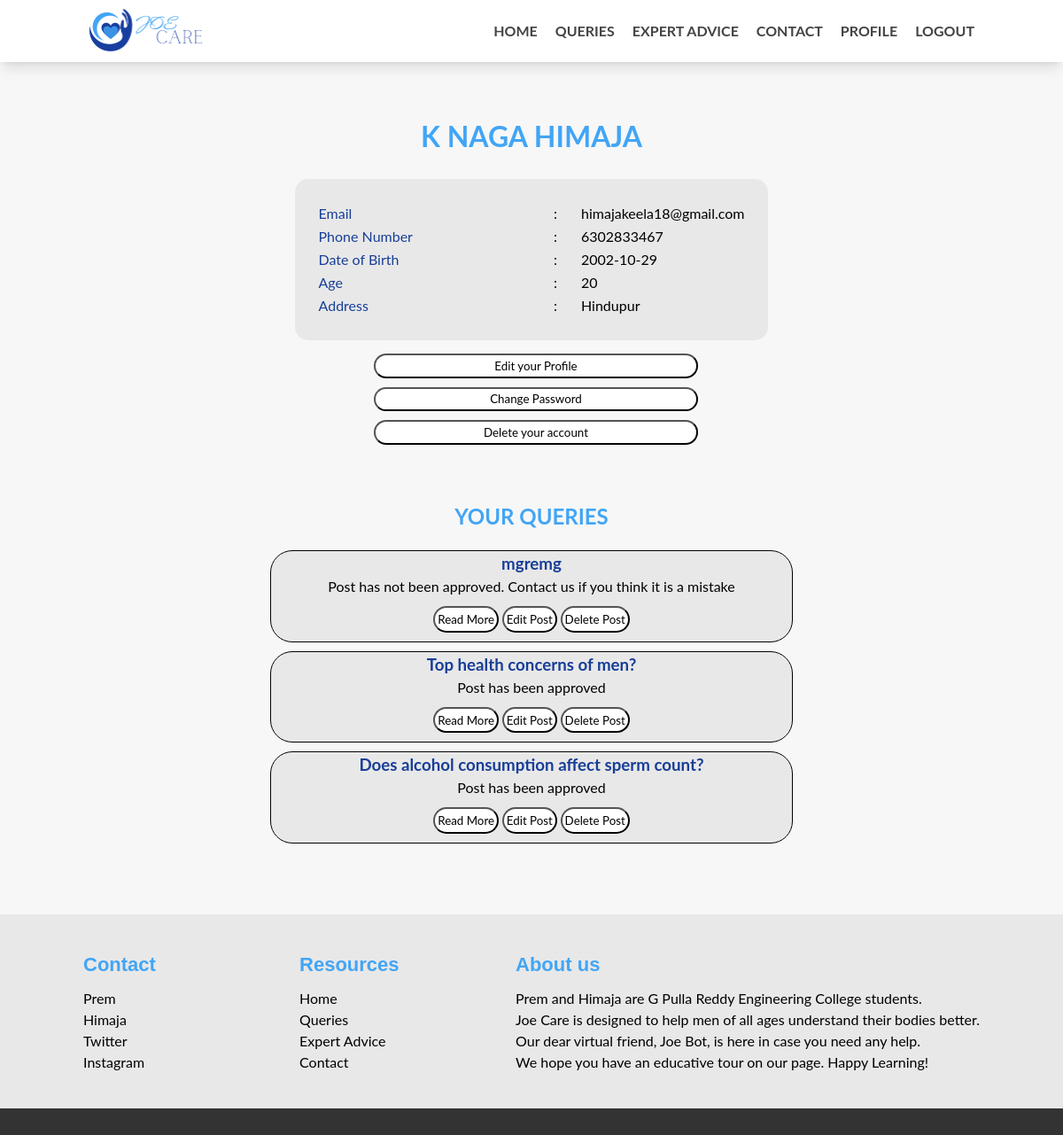
/profile (signed in), run on an earlier commit of the app's database.
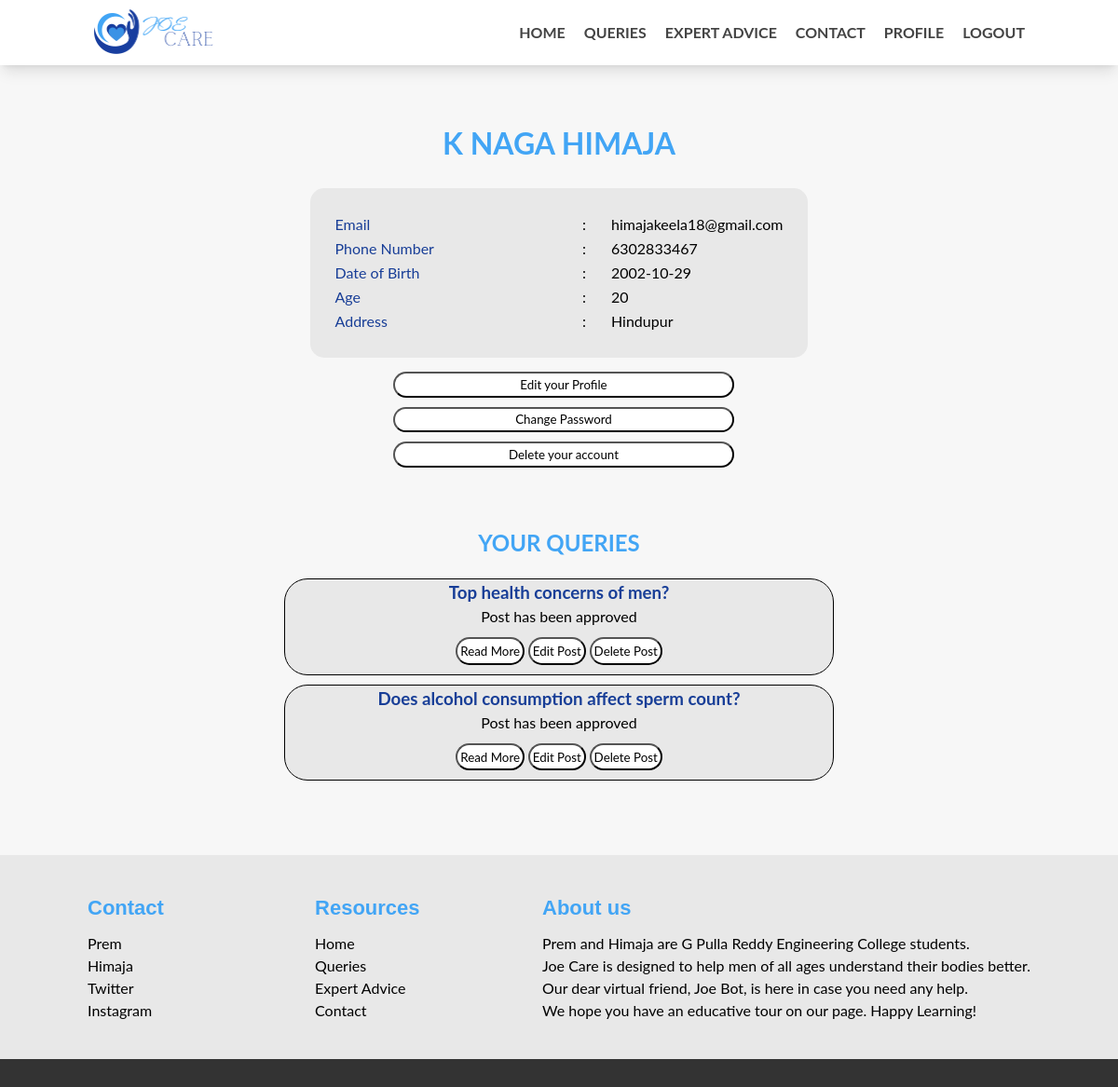
And on a later commit of the database.
### tables this page shows
CREATE TABLE "ApprovePosts" (
	"id"	INTEGER NOT NULL UNIQUE,
	"userId"	INTEGER NOT NULL,
	"title"	TEXT NOT NULL,
	"desc"	TEXT NOT NULL,
	"anonymous"	TEXT NOT NULL,
	"name"	TEXT NOT NULL,
	"email"	TEXT NOT NULL,
	"age"	TEXT NOT NULL,
	"mod"	TEXT NOT NULL,
	"app"	TEXT NOT NULL,
	"ageres"	TEXT NOT NULL,
	PRIMARY KEY("id" AUTOINCREMENT),
	FOREIGN KEY("userId") REFERENCES "Users"("id")
);

### app.py (the view)
@app.route("/profile")
@login_required
def profile():
    posts = Query.get_posts_profile(curr_user.id)
    posted = False
    if len(posts) > 0:
        posted = True
    return render_template("profile.html", name = curr_user.name, dob = curr_user.dob, age = curr_user.age,
       add = curr_user.add, phno = curr_user.phno, email = curr_user.email, logged = curr_user.get_user(),
       posts = posts, posted = posted)

### Query.py (called while the page is built)
    def get_posts_profile(userid):
        con = sqlite3.connect("joecare.db")
        c = con.cursor()
        try:
            sql_select_query = "select * from approvePosts where userid = ? order by id desc;"
            c.execute(sql_select_query, (userid,))
            record = c.fetchall()
        finally:
            con.commit()
            c.close()
            con.close()
        return record

### app.py (called while the page is built)
@login_manager.user_loader
def load_user(userid):
    return LoginUser(userid)

@app.before_request
def before_request():
    session.permanent = True
    app.permanent_session_lifetime = timedelta(minutes=20)
    session.modified = True
    g.user = current_user

    def get_user(self):
        return self.login

### templates/profile.html (shortened to what this page needs)
	<!doctype html>
<html>
<head>
	<link rel="stylesheet" href="{{url_for('static', filename = 'stylesheets/nav.css') }}" media="screen">
	<link rel="stylesheet" href="{{url_for('static', filename = 'stylesheets/footer.css') }}" media="screen">
	<link rel="stylesheet" href="{{url_for('static', filename = 'stylesheets/form.css') }}" media="screen">
</head>
<body>
	<header>
			<div class="wrapper">
				<div class="logo">
					<a href="/"><img src="{{url_for('static', filename = 'images/logo.png') }}" alt="Joe Care"></a>
				</div>
				<div class="navbar">
					<nav>
						<ul>
							<li><a href="/">Home</a></li>
							<li><a href="/query">Queries</a></li>
							<li><a href="/expert">Expert Advice</a></li>
							<li><a href="#foot">Contact</a></li>
							{% if logged == True %}
							<li><a href = "/profile">Profile</a></li>
							<li><a href = "/logout">Logout</a></li>
							{% else %}
							<li><a href = "/login">Login</a></li>
							{% endif %}
						</ul>
					</nav>
				</div>
			</div>
		</header>
		<div class="container">
		</div>
	<h1 style="text-align: center;color: #42a5f5;">{{name}}</h1>
	<br>
		<table style="margin-left: auto;
	  margin-right: auto; font-size: 1rem; background-color: #E8E8E8; border-radius: 15px; padding: 25px">
			<tr>
				<td style="text-align: left;color: #183e97; width: 50%">Email</td>
				<td style="text-align: center; padding: 0px 25px;">:</td>
				<td style="text-align: left;">{{email}}</td>
			  </tr>
			<tr>
				<td style="text-align: left;color: #183e97; width: 50%">Phone Number</td>
				<td style="text-align: center; padding: 0px 25px;">:</td>
				<td style="text-align: left;">{{phno}}</td>
			  </tr>
			  <tr>
				<td style="text-align: left; color:#183e97; width: 50%">Date of Birth</td>
				<td style="text-align: center; padding: 0px 25px;">:</td>
				<td style="text-align: left;">{{dob}}</td>
			  </tr>
			  <tr>
				<td style="text-align: left;color:#183e97; width: 50%">Age</td>
				<td style="text-align: center; padding: 0px 25px;">:</td>
				<td style="text-align: left;">{{age}}</td>
			  </tr>
			  <tr>
				<td style="text-align: left;color:#183e97; width: 50%">Address</td>
				<td style="text-align: center; padding: 0px 25px;">:</td>
				<td style="text-align: left;">{{add}}</td>
			  </tr>
		  </table>
		<div style="margin: 10px auto;">
		 <a href="/editprofile"><button style="padding: .5%; background-color: white; border-radius: 15px; width: 100%; margin: 5px;">Edit your Profile</button></a>
		 <a href="/changepassword"><button style="padding: .5%; background-color: white; border-radius: 15px; width: 100%; margin: 5px">Change Password</button></a>
		 <a href="/delacc"><button style="padding: .5%; background-color: white; border-radius: 15px; width: 100%; margin: 5px">Delete your account</button></a>
	</div>
	<br><br>
	{% if posted %}
	<h2 style="text-align: center; color: #42a5f5">YOUR QUERIES</h2>
	<div style="margin: 10px">
	{% for record in posts %}
	<div style="text-align: center; background-color: #E8E8E8; width: 50%; margin: 10px auto; border-radius:25px; border: 0.8px solid">
		<h3 style="color:#183e97">{{record[2]}}</h3>
		{% if record[8] == "True" %}
			<p>Query Under Consideration</p>
		{% else %}
			{% if record[9] == "True" %}
				<p>Post has been approved</p>
			{% else %}
				<p>Post has not been approved. Contact us if you think it is a mistake</p>
			{% endif %}
		{% endif %}
		<div style="margin: 10px;">
		 <a href="{{url_for('querypost', postid=record[0])}}"><button style="padding: .5%; background-color: white; border-radius: 15px">Read More</button></a>
		<a href="{{url_for('editpost', postid=record[0])}}"><button  style="padding: .5%; background-color: white; border-radius: 15px">Edit Post</button></a>
		<a href="{{url_for('deletepost', postid=record[0])}}"><button  style="padding: .5%; background-color: white; border-radius: 15px">Delete Post</button></a></div>
		</div>
	{% endfor %}
	{% else %}
	<h2 style="text-align: center; color:#42a5f5" >NO QUERIES BY YOU</h2>
	{% endif %}
	</div>
	<div class="container"></div>
<footer id="foot">
  <section class="ft-main">
    <div class="ft-main-item">
        <h2 class="ft-title" style="color: #42a5f5;">Contact</h2>
        <ul>
          <li><a href="https://www.linkedin.com/in/prem-jain801/" style="color: black">Prem</a></li>
          <li><a href="https://www.linkedin.com/in/k-naga-himaja/" style="color: black">Himaja</a></li>
          <li><a href="https://twitter.com/KNagaHimaja" style="color: black">Twitter</a></li>
          <li><a href="https://www.instagram.com/prem_jain_801/" style="color: black">Instagram</a></li>
        </ul>
      </div>
      <div class="ft-main-item">
        <h2 class="ft-title" style="color: #42a5f5;">Resources</h2>
        <ul>
          <li><a href="/" style="color: black">Home</a></li>
          <li><a href="/query" style="color: black">Queries</a></li>
          <li><a href="/expert" style="color: black">Expert Advice</a></li>
          <li><a href="#foot" style="color: black">Contact</a></li>
        </ul>
      </div>
    <div class="ft-main-item">
      <h2 class="ft-title" style="color: #42a5f5;">About us</h2>
      <ul style="color: black">
        <p style="text-align: justify;">Prem and Himaja are G Pulla Reddy Engineering College students.</p>
        <p style="text-align: justify;">Joe Care is designed to help men of all ages understand their bodies better.</p>
        <p style="text-align: justify;">Our dear virtual friend, Joe Bot, is here in case you need any help. </p>
        <p style="text-align: justify;">	We hope you have an educative tour on our page. Happy Learning!</p>
      </ul>
    </div>
  </section>
  <section class="ft-legal">
  </section>
</footer>
</body>
</html>

### static/stylesheets/nav.css (style rules this page uses)
*, *::before, *::after { box-sizing: border-box; line-height: 1.5em; }
html { font-size: 16px; scroll-behavior: smooth; -webkit-text-size-adjust: 100%; }
body { margin: 0; font-family: "Open Sans", sans-serif; background-color: #f7f7f7; }
header { background-color: #ffffff; box-shadow: 0 10px 15px -3px rgba(0, 0, 0, 0.1), 0 4px 6px -4px rgba(0, 0, 0, 0.1); padding: 10px 20px; }
header .wrapper { max-width: 1000px; margin: 0 auto; display: flex; flex-wrap: wrap; align-items: center; justify-content: space-between; }
header .logo img { height: 50px; display: block; }
.navbar { position: fixed; top: 0; left: 100%; margin: 0; width: 100%; height: 100%; background-color: white; padding: 20px; transition: left 0.3s; }
.navbar ul { all: unset; list-style-type: none; display: flex; flex-direction: column; align-items: center; gap: 25px; }
.navbar ul a { all: unset; color: #444444; text-transform: uppercase; cursor: pointer; font-weight: bold; font-size: 28px; }
.container { max-width: 900px; margin: 0 auto; padding: 30px; }
@media (min-width: 550px) { .navbar { all: unset; display: block; } }
@media (min-width: 550px) { .navbar ul { flex-direction: row; gap: 20px; } }
@media (min-width: 550px) { .navbar ul a { font-size: inherit; } }

### static/stylesheets/footer.css (style rules this page uses)
* { box-sizing: border-box; font-family: "Lato", sans-serif; margin: 0; padding: 0; }
ul { list-style: none; padding-left: 0; }
footer { background-color: #E8E8E8; color: #bbb; line-height: 1.5; }
footer a { text-decoration: none; color: #eee; }
.ft-title { color: #fff; font-family: "Arial"; font-size: 1.375rem; padding-bottom: 0.625rem; }
body { display: flex; min-height: 100vh; flex-direction: column; }
.container { flex: 1; }
.ft-main { padding: 1.25rem 1.875rem; display: flex; flex-wrap: wrap; }
@media only screen and (min-width: 29.8125rem ) { .ft-main { justify-content: space-evenly; } }
.ft-main-item { padding: 1.25rem; min-width: 12.5rem; }
.ft-legal { padding: 0.9375rem 1.875rem; background-color: #333; }

### static/stylesheets/form.css (style rules this page uses)
* { box-sizing: border-box; }

What changed in the data, as far as the page shows it:
removed ApprovePosts: title "mgremg", shows "Post has not been approved. Contact us if you think it is a mistake"
